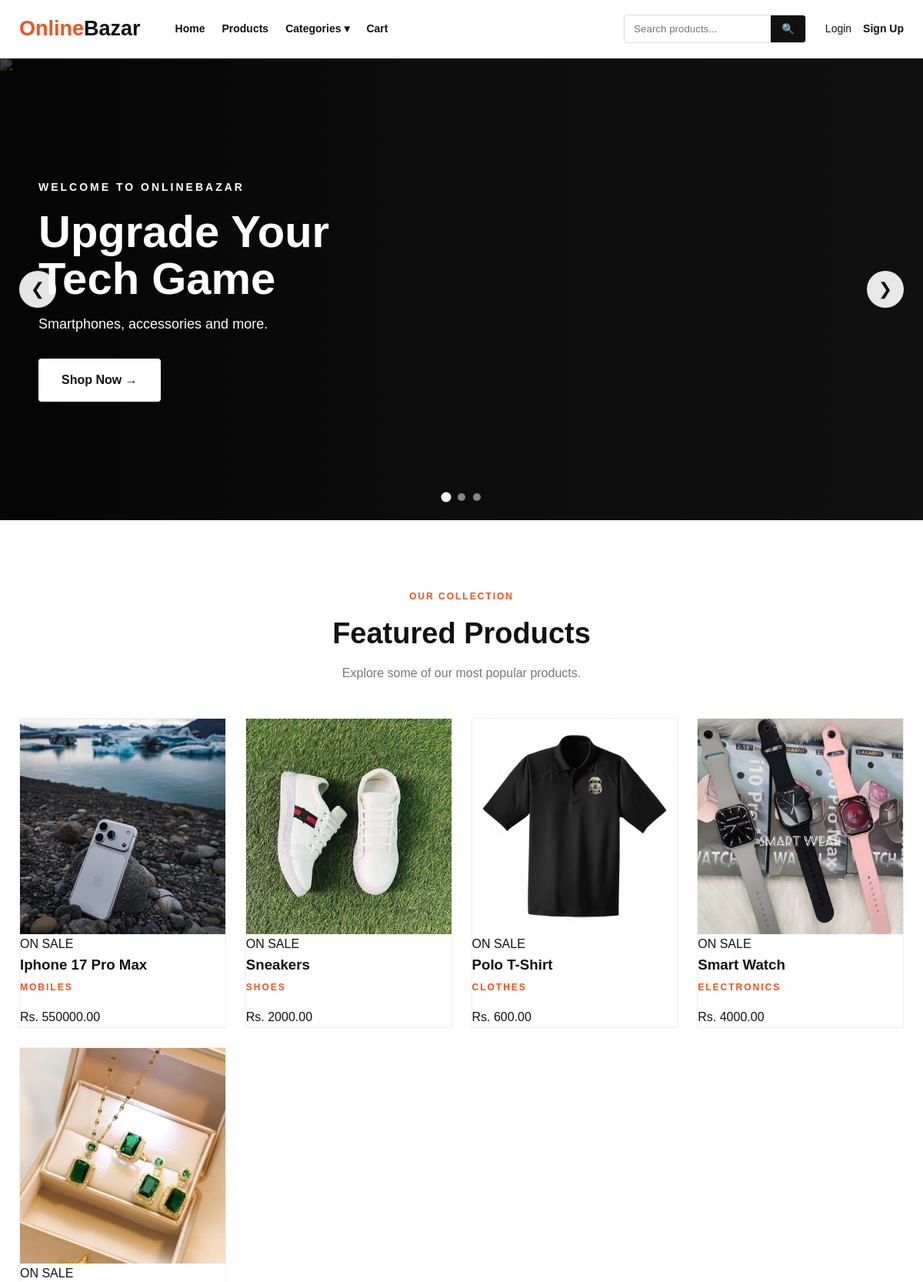
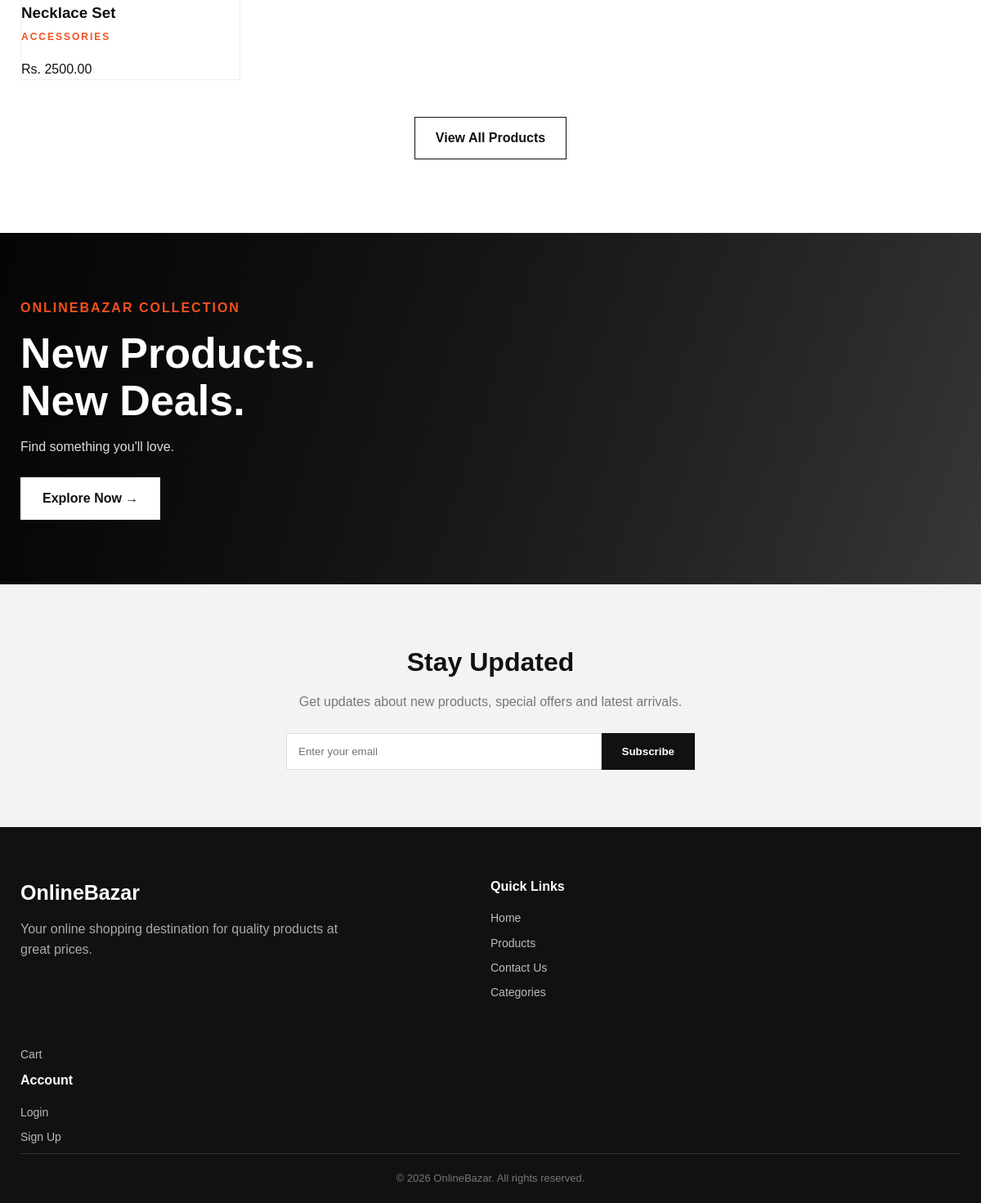
The page / on the database its author committed (2 pictures, top to bottom).
### home/models.py (models this page shows, shortened)
class Product(models.Model):
    name = models.CharField(max_length=200)
    category = models.ForeignKey(
        Category,
        on_delete=models.SET_NULL,
        null=True,
        blank=True,
        related_name='products'
    )
    price = models.DecimalField(
        max_digits=20,
        decimal_places=2
    )
    description = models.TextField()
    image = models.ImageField(
        upload_to='products/',
        blank=True,
        null=True
    )
    image_2 = models.ImageField(
        upload_to='products/',
        blank=True,
        null=True
    )
    image_3 = models.ImageField(
        upload_to='products/',
        blank=True,
        null=True
    )

class Category(models.Model):
    name = models.CharField(max_length=100, unique=True)
    image = models.ImageField(
        upload_to='categories/',
        blank=True,
        null=True
    )

### home/views.py (the view)
def home(request):
    categories = Category.objects.all()
    featured_products = Product.objects.all()[:8]
    return render(
        request,
        'home/index.html',
        {
            'categories': categories,
            'featured_products': featured_products
        }
    )

### home/context_processors.py (called while the page is built)
def categories_menu(request):
    categories = Category.objects.all()
    return {
        'categories': categories
    }

### home/templates/home/index.html (shortened to what this page needs)
{% extends 'home/base.html' %}
{% load static %}
{% block content %}
<section class="hero-slider">
    <div class="slides">
        <div class="slide active">
            <img
                src="{% static 'home/images/slide1.jpg' %}"
                alt="Electronics"
            >
            <div class="slide-overlay">
                <div class="slide-content">
                    <span>WELCOME TO ONLINEBAZAR</span>
                    <h1>
                        Upgrade Your<br>
                        Tech Game
                    </h1>
                    <p>
                        Smartphones, accessories and more.
                    </p>
                    <a
                        href="{% url 'products' %}"
                        class="slide-button"
                    >
                        Shop Now →
                    </a>
                </div>
            </div>
        </div>
    </div>
    <button
        type="button"
        class="slider-arrow prev"
        onclick="changeSlide(-1)"
    >
        ❮
    </button>
    <button
        type="button"
        class="slider-arrow next"
        onclick="changeSlide(1)"
    >
        ❯
    </button>
    <div class="slider-dots">
        <span
            class="dot active"
            onclick="currentSlide(1)"
        ></span>
        <span
            class="dot"
            onclick="currentSlide(2)"
        ></span>
        <span
            class="dot"
            onclick="currentSlide(3)"
        ></span>
    </div>
</section>
<section class="section">
    <div class="section-heading">
        <p class="section-small">
            OUR COLLECTION
        </p>
        <h2>
            Featured Products
        </h2>
        <p>
            Explore some of our most popular products.
        </p>
    </div>
    <div class="products-grid">
        {% for product in featured_products %}
            <a
                href="{% url 'product_detail' product.id %}"
                class="product-card"
            >
                <div class="product-image">
                    {% if product.image %}
                        <img
                            src="{{ product.image.url }}"
                            alt="{{ product.name }}"
                        >
                    {% else %}
                        <div class="no-image">
                            No Image
                        </div>
                    {% endif %}
                </div>
                <div class="product-card-content">
                    <span class="sale-badge">
                        ON SALE
                    </span>
                    <h3>
                        {{ product.name }}
                    </h3>
                    {% if product.category %}
                        <p class="product-category">
                            {{ product.category.name }}
                        </p>
                    {% endif %}
                    <p class="product-price">
                        Rs. {{ product.price }}
                    </p>
                </div>
            </a>
        {% endfor %}
    </div>
    <div class="center-button">
        <a
            href="{% url 'products' %}"
            class="outline-btn"
        >
            View All Products
        </a>
    </div>
</section>
<section class="promo">
    <div class="promo-content">
        <p>
            ONLINEBAZAR COLLECTION
        </p>
        <h2>
            New Products.
            <br>
            New Deals.
        </h2>
        <p>
            Find something you'll love.
        </p>
        <a
            href="{% url 'products' %}"
            class="hero-btn"
        >
            Explore Now →
        </a>
    </div>
</section>
{% endblock %}

### home/static/home/style.css (style rules this page uses)
* { margin: 0; padding: 0; box-sizing: border-box; }
body { font-family: Arial, Helvetica, sans-serif; background: #ffffff; color: #111111; line-height: 1.6; }
a { text-decoration: none; color: inherit; }
.hero-btn { display: inline-block; background: #ffffff; color: #111111; padding: 13px 27px; font-weight: 700; transition: 0.3s; }
.section { max-width: 1250px; margin: auto; padding: 90px 25px; }
.section-heading { text-align: center; margin-bottom: 45px; }
.section-small { color: #f4511e; font-size: 12px; font-weight: 800; letter-spacing: 2px; margin-bottom: 8px; }
.section-heading h2 { font-size: 38px; margin-bottom: 8px; }
.section-heading p:last-child { color: #777777; }
.products-grid { display: grid; grid-template-columns: repeat(4, 1fr); gap: 25px; }
.product-card { background: white; border: 1px solid #eeeeee; transition: 0.3s; overflow: hidden; }
.product-image { width: 100%; height: 280px; background: #f5f5f5; overflow: hidden; display: flex; align-items: center; justify-content: center; }
.product-image img { width: 100%; height: 100%; object-fit: cover; transition: 0.4s; }
.center-button { text-align: center; margin-top: 45px; }
.outline-btn { display: inline-block; border: 1px solid #111111; padding: 12px 25px; font-weight: 700; }
.promo { min-height: 430px; background: linear-gradient( 90deg, rgba(0,0,0,0.85), rgba(0,0,0,0.35) ), linear-gradient( 135deg, #222222, #555555 ); display: flex; align-items: center; }
.promo-content { max-width: 1250px; width: 100%; margin: auto; padding: 70px 25px; color: white; }
.promo-content > p:first-child { color: #f4511e; font-weight: 800; letter-spacing: 2px; }
.promo h2 { font-size: 52px; line-height: 1.1; margin: 15px 0; }
.promo-content > p:not(:first-child) { margin-bottom: 25px; color: #dddddd; }
.product-category { display: inline-block; color: #f4511e; font-size: 12px; font-weight: 800; text-transform: uppercase; letter-spacing: 2px; margin-bottom: 16px; text-decoration: none; }
.hero-slider { position: relative; width: 100%; height: 600px; overflow: hidden; background: #111; }
.slides { width: 100%; height: 100%; position: relative; }
.slide { position: absolute; inset: 0; width: 100%; height: 100%; opacity: 0; transition: opacity 0.7s ease; pointer-events: none; }
.slide.active { opacity: 1; pointer-events: auto; }
.slide img { width: 100%; height: 100%; object-fit: cover; }
.slide-overlay { position: absolute; inset: 0; background: linear-gradient( 90deg, rgba(0, 0, 0, 0.75), rgba(0, 0, 0, 0.25), rgba(0, 0, 0, 0.05) ); display: flex; align-items: center; }
.slide-content { max-width: 1200px; width: 100%; margin: auto; padding: 0 50px; color: white; }
.slide-content span { font-size: 14px; font-weight: 700; letter-spacing: 3px; }
.slide-content h1 { font-size: 58px; line-height: 1.05; margin: 15px 0; font-weight: 800; }
.slide-content p { font-size: 18px; margin-bottom: 30px; }
.slide-button { display: inline-block; padding: 15px 30px; background: white; color: #111; text-decoration: none; font-weight: 700; border-radius: 4px; transition: 0.2s; }
.slider-arrow { position: absolute; top: 50%; transform: translateY(-50%); width: 48px; height: 48px; border: none; border-radius: 50%; background: rgba(255,255,255,0.9); color: #111; font-size: 22px; cursor: pointer; z-index: 10; }
.slider-arrow.prev { left: 25px; }
.slider-arrow.next { right: 25px; }
.slider-dots { position: absolute; bottom: 25px; left: 50%; transform: translateX(-50%); display: flex; gap: 10px; z-index: 10; }
.dot { width: 10px; height: 10px; border-radius: 50%; background: white; opacity: 0.5; cursor: pointer; }
.dot.active { opacity: 1; transform: scale(1.3); }

### rows shown on the page
Product: image (picture), name "Iphone 17 Pro Max", category.name "MOBILES", price "550000.00"
Product: image (picture), name "Sneakers", category.name "SHOES", price "2000.00"
Product: image (picture), name "Polo T-Shirt", category.name "CLOTHES", price "600.00"
Product: image (picture), name "Smart Watch", category.name "ELECTRONICS", price "4000.00"
Product: image (picture), name "Necklace Set", category.name "ACCESSORIES", price "2500.00"
